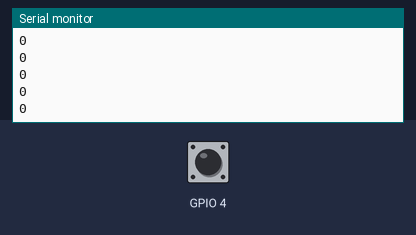
The sketch below on a simulated ESP32. Shown: the last lines printed to the serial monitor. Inputs (shaded band) come from the test bench; at power-on: GPIO 4 HIGH.

Above: at 3.2 s.
3.3 s: GPIO 4 pulled LOW for 0.15 s
At 4.2 s:
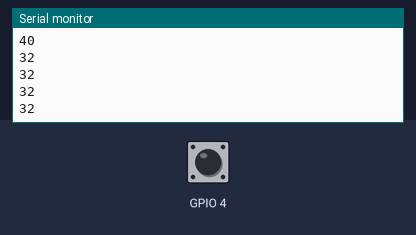
4.9 s: GPIO 4 pulled LOW for 1 s
At 5.7 s:
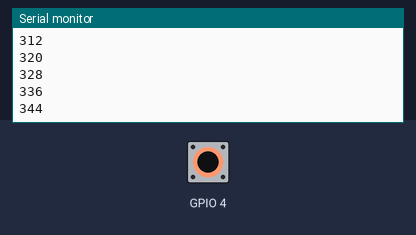
7.4 s: GPIO 4 pulled LOW for 1 s
At 7.9 s:
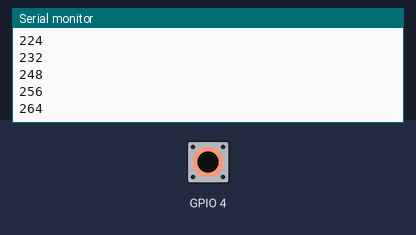
Timing chart, 0 to 10.4 s (numbered marks = the images above; inputs shaded):
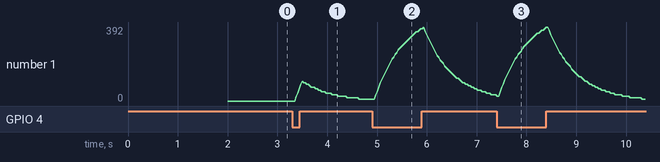

The sketch:

touchread-sensors-nolib.ino
```cpp
/*****************************************************************************
 CapacitiveTouchTest: Playing with the capacitive touch inputs on the ESP32

 Based on the Espressif ESP32 TouchRead example code. Adding in de-glitching
 and smoothing of the reported values and dynamic baseling tracking.

 Touch0 is T0 which is on GPIO 4.

 J. Price, 2022. -- Based on the Espressif ESP32 TouchRead example code.

 The touchRead function in the ESP Arduino API seems to be susceptible to
 noise. A number of people have reported 'glitching' in the signal. (Sharp,
 single-point spikes in the data.) This code adds a simple de-glitching
 feature and provides the option to smooth the data to reduce noise.

 Feel free to play with the smoothing constants to fit your application.

*****************************************************************************/

float p1=0.0, p2=0.0, p3=0.0;  // 3-Point history
float raw = 0.0; // Current reading
float baseline = 0.0;
float smoothed = 0.0;
unsigned long count=0;

// Smoothing factors. The closer to one (1.0) the smoother the data. Smoothing
// introduces a delay.
const float dataSmoothingFactor = 0.95;
const float baselineSmoothingFactor = 0.9995;
//const float dataSmoothingFactor = 1.0;
//const float baselineSmoothingFactor = 1.0;


/*****************************************************************************/
void setup()
{
  Serial.begin(115200);
  delay(1000); // give me time to bring up serial monitor
  //Serial.println("Smoothed Raw De-Glitched");

  // Intialize history and smoothed value to an average of a few readings
  for (int i = 0; i<100; i++){
    raw += touchRead(T0);
    delay(10);
  }
  raw = raw /100;
  p3 = raw;
  p2 = raw;
  p1 = raw;
  smoothed = raw;
  baseline = raw;
}


/*****************************************************************************/
void loop()
{
  // Current value
  raw = touchRead(T0); //GPIO4 (ORANGE)

  p1 = raw; // Latest point in the history

  // Glitch detector
  if (abs(p3-p1) < 5) {   // The latest point and the two points back are pretty close
    if (abs(p2-p3) > 3) { // The point in the middle is too different from the adjacent points -- ignore
      p2 = p3;
    }
  }

  // Smooth the de-glitched data to take out some noise
  smoothed = p3 * (1 - dataSmoothingFactor) + smoothed * dataSmoothingFactor;

  // Dynamic baseline tracking -- a much longer view of the de-glitched data
  if ( count > 50 ){
   baseline = p3 * (1 - baselineSmoothingFactor) + baseline * baselineSmoothingFactor;
  }

  // Shift the history
  p3 = p2;
  p2 = p1;

  //Serial.println( String(smoothed - baseline) + "," + String(raw - baseline + 20) + "," + String(p3 - baseline + 10) );  // get value using T0 (io4)

  //  Serial.println( String(raw) + "," + String(baseline));// + "," + String(p3 - baseline + 10) );  // raw and baseline
  //    Serial.println( String(map(smoothed,10,50,0,360)));

int touch1 = smoothed - baseline;
Serial.println(String(map(touch1,0,-45,0,360)));

  delay(30);
}
```

Measured:
- after the input at 3.3 s, the serial monitor: prints a new line after 0.08 s (image 1)
- after the input at 4.9 s, the serial monitor: prints a new line after 0.20 s (image 2)
- after the input at 7.4 s, the serial monitor: prints a new line after 0.49 s (image 3)
- plotted number 1: 0 → 8 after the input at 3.3 s
